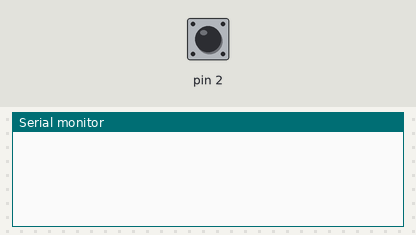
A sketch run on a simulated Arduino Uno, built with avr-gcc and run on an emulated ATmega328P. Parts: the last lines printed to the serial monitor. Inputs (shaded band) come from the test bench; at power-on: pin 2 HIGH. EEPROM starts erased.

Above: at 1.2 s.
1.3 s: pin 2 driven LOW
At 2.0 s:
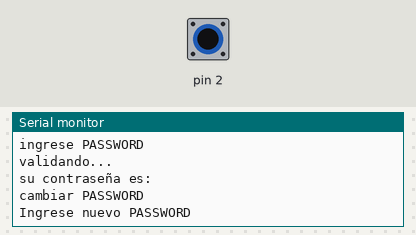
2.8 s: pin 2 pulsed HIGH 5 times (0.12 s each, 0.3 s apart)
7.3 s: pin 2 driven HIGH
At 9.12 s:
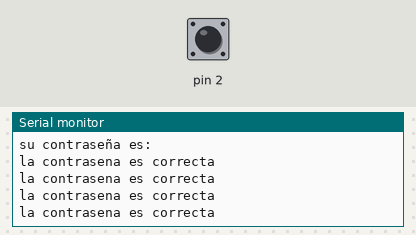
9.3 s: pin 2 driven LOW
At 9.9 s:
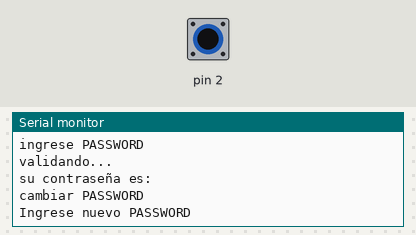

Measured:
- after the input at 1.3 s, the serial monitor: prints a new line at once (image 1)
- after the input at 7.3 s, the serial monitor: prints a new line after 0.08 s (image 2)

The sketch:

SolanoEdwin_Deber7.ino
```cpp
/*
 * UTN-FICA-CITEL
 * sistemas embebidos
 * deber 7
 * Nombre: Solano Ediwn
 *
 * objetivo: Realiza un programa que valide y actualice una contraseña almacenada en la memoria EEPROM.
 *           Como estado inicial, la contraseña es de 4 dígitos que son: 4563.
 *funciones: libreria EEPROM
 *           attachInterrupt(0,activacion,LOW)
 */
 #include<EEPROM.h>

int pw;//variable para el pw
int on=0;//inicio de interrupciones
int contra;//variable para guardar contraseña
String dato;//variable para pedir dato
int pass=4563;//contraseñaattachInterrupt(0,activacion,LOW) inicial

void setup(){


  Serial.begin(9600);//CX
  EEPROM.get(0,pw);//inicio EEPROM
  attachInterrupt(0,activacion,LOW);//metodo para interrupciones

}
void loop(){


  if(on==1){//primera interrupcion

    if(Serial.available()>0){//verificar si existe dato
      dato=Serial.readString();//ler dato de CX
       contra=dato.toInt();//guardar el valor del dato en la variable contra
    }
    pw=contra;//comparacion
  }
  if(on==2){
    if(pw==pass){//si la contraseña ingresada coicide
      Serial.println("la contrasena es correcta");//mensaje
       delay(500);//temporizador
    }

    if(pw!=pass){//si la contraseña ingresada no coincide
      Serial.println("la contrasena es incorrecta");//mensaje
       delay(500);//temporizador
    }
  }
      if(on==3){//crear nueva contraseña
         if(Serial.available()>0){//verificar si existe dato
           dato=Serial.readString();//ler dato de CX
            contra=dato.toInt();//guardar el valor del dato en la variable contra
      }
      pw=contra;//comparacion
      EEPROM.update(0,pw); //guardar la contraseña en la EEPROM
      pass=pw;//contrasñea nueva
  }
}


void activacion(){//metodo para interrupcinoes

  switch(on){//menu

    case 0://interrupcion
      Serial.println("UTN_FICA_CITEL");//mensaje en CX
      Serial.println("Solano Edwin");//mensaje en CX
      Serial.println("INICIO DE SISTEMA");//mensaje en CX
      Serial.println("ingrese PASSWORD");//mensaje en CX
      on++;//contador
    break;

    case 1://interrupcion

      Serial.println("validando... ");//mensaje en CX
      Serial.println("su contraseña es: ");//mensaje en CX
      on++;//contador
    break;

    case 2://interrupcion
      Serial.println("cambiar PASSWORD");//mensaje en CX
      Serial.println("Ingrese nuevo PASSWORD");//mensaje en CX
      on++;//contador
    break;

    case 3://interrupcion reicnicio de sistema
      Serial.println("se ha guardado el nuevo PASSWORD");//mensaje en CX
      Serial.println(" ");//mensaje en CX
      on=0;//reincio de variable
      contra=0;//reincio de variable
      pw=0;//reincio de variable
    break;
  }
}
```
